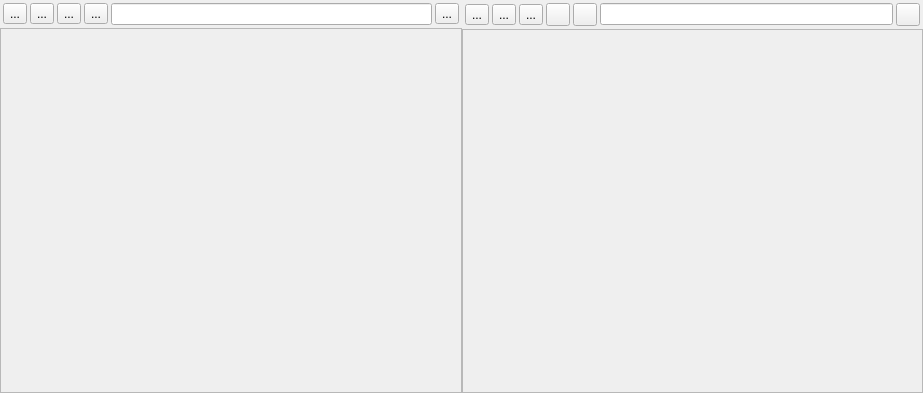
<?xml version="1.0" encoding="UTF-8"?>
<ui version="4.0">
 <class>QWoSftpWidget</class>
 <widget class="QWidget" name="QWoSftpWidget">
  <property name="geometry">
   <rect>
    <x>0</x>
    <y>0</y>
    <width>923</width>
    <height>393</height>
   </rect>
  </property>
  <property name="windowTitle">
   <string>Form</string>
  </property>
  <layout class="QHBoxLayout" name="horizontalLayout_3">
   <property name="spacing">
    <number>0</number>
   </property>
   <property name="leftMargin">
    <number>0</number>
   </property>
   <property name="topMargin">
    <number>0</number>
   </property>
   <property name="rightMargin">
    <number>0</number>
   </property>
   <property name="bottomMargin">
    <number>0</number>
   </property>
   <item>
    <widget class="QWidget" name="localArea" native="true">
     <layout class="QVBoxLayout" name="verticalLayout_2">
      <property name="spacing">
       <number>0</number>
      </property>
      <property name="leftMargin">
       <number>0</number>
      </property>
      <property name="topMargin">
       <number>0</number>
      </property>
      <property name="rightMargin">
       <number>0</number>
      </property>
      <property name="bottomMargin">
       <number>0</number>
      </property>
      <item>
       <layout class="QHBoxLayout" name="horizontalLayout">
        <property name="spacing">
         <number>3</number>
        </property>
        <property name="leftMargin">
         <number>3</number>
        </property>
        <property name="topMargin">
         <number>3</number>
        </property>
        <property name="rightMargin">
         <number>3</number>
        </property>
        <property name="bottomMargin">
         <number>3</number>
        </property>
        <item>
         <widget class="QToolButton" name="btnLocalHome">
          <property name="text">
           <string>...</string>
          </property>
          <property name="icon">
           <iconset resource="qwoterm.qrc">
            <normaloff>:/woterm/resource/skin/home.png</normaloff>:/woterm/resource/skin/home.png</iconset>
          </property>
         </widget>
        </item>
        <item>
         <widget class="QToolButton" name="btnLocalBack">
          <property name="text">
           <string>...</string>
          </property>
          <property name="icon">
           <iconset resource="qwoterm.qrc">
            <normaloff>:/woterm/resource/skin/back.png</normaloff>:/woterm/resource/skin/back.png</iconset>
          </property>
         </widget>
        </item>
        <item>
         <widget class="QToolButton" name="btnLocalForward">
          <property name="text">
           <string>...</string>
          </property>
          <property name="icon">
           <iconset resource="qwoterm.qrc">
            <normaloff>:/woterm/resource/skin/forward.png</normaloff>:/woterm/resource/skin/forward.png</iconset>
          </property>
         </widget>
        </item>
        <item>
         <widget class="QToolButton" name="btnLocalReload">
          <property name="text">
           <string>...</string>
          </property>
          <property name="icon">
           <iconset resource="qwoterm.qrc">
            <normaloff>:/woterm/resource/skin/reload.png</normaloff>:/woterm/resource/skin/reload.png</iconset>
          </property>
         </widget>
        </item>
        <item>
         <widget class="QLineEdit" name="localPath">
          <property name="readOnly">
           <bool>true</bool>
          </property>
         </widget>
        </item>
        <item>
         <widget class="QToolButton" name="btnLocalBrowser">
          <property name="text">
           <string>...</string>
          </property>
          <property name="icon">
           <iconset resource="qwoterm.qrc">
            <normaloff>:/woterm/resource/skin/dirs.png</normaloff>:/woterm/resource/skin/dirs.png</iconset>
          </property>
         </widget>
        </item>
       </layout>
      </item>
      <item>
       <widget class="QFrame" name="localFrame">
        <property name="sizePolicy">
         <sizepolicy hsizetype="Preferred" vsizetype="MinimumExpanding">
          <horstretch>0</horstretch>
          <verstretch>0</verstretch>
         </sizepolicy>
        </property>
        <property name="frameShape">
         <enum>QFrame::StyledPanel</enum>
        </property>
        <property name="frameShadow">
         <enum>QFrame::Raised</enum>
        </property>
       </widget>
      </item>
     </layout>
    </widget>
   </item>
   <item>
    <widget class="QWidget" name="remoteArea" native="true">
     <layout class="QVBoxLayout" name="verticalLayout">
      <property name="spacing">
       <number>0</number>
      </property>
      <property name="leftMargin">
       <number>0</number>
      </property>
      <property name="topMargin">
       <number>0</number>
      </property>
      <property name="rightMargin">
       <number>0</number>
      </property>
      <property name="bottomMargin">
       <number>0</number>
      </property>
      <item>
       <layout class="QHBoxLayout" name="horizontalLayout_2">
        <property name="spacing">
         <number>3</number>
        </property>
        <property name="leftMargin">
         <number>3</number>
        </property>
        <property name="topMargin">
         <number>3</number>
        </property>
        <property name="rightMargin">
         <number>3</number>
        </property>
        <property name="bottomMargin">
         <number>3</number>
        </property>
        <item>
         <widget class="QToolButton" name="btnTransfer">
          <property name="text">
           <string>...</string>
          </property>
          <property name="icon">
           <iconset resource="qwoterm.qrc">
            <normaloff>:/woterm/resource/skin/transfer3.png</normaloff>:/woterm/resource/skin/transfer3.png</iconset>
          </property>
         </widget>
        </item>
        <item>
         <widget class="QToolButton" name="btnRemoteHome">
          <property name="toolTip">
           <string>Return to Home Directory</string>
          </property>
          <property name="text">
           <string>...</string>
          </property>
          <property name="icon">
           <iconset resource="qwoterm.qrc">
            <normaloff>:/woterm/resource/skin/home.png</normaloff>:/woterm/resource/skin/home.png</iconset>
          </property>
         </widget>
        </item>
        <item>
         <widget class="QToolButton" name="btnRemoteBack">
          <property name="toolTip">
           <string>Return to the parent directory</string>
          </property>
          <property name="text">
           <string>...</string>
          </property>
          <property name="icon">
           <iconset resource="../kxftp/qkxftp.qrc">
            <normaloff>:/kxftp/resource/skin/back.png</normaloff>:/kxftp/resource/skin/back.png</iconset>
          </property>
         </widget>
        </item>
        <item>
         <widget class="QToolButton" name="btnRemoteForward">
          <property name="toolTip">
           <string>Enter the current directory</string>
          </property>
          <property name="text">
           <string/>
          </property>
          <property name="icon">
           <iconset resource="../kxftp/qkxftp.qrc">
            <normaloff>:/kxftp/resource/skin/forward.png</normaloff>:/kxftp/resource/skin/forward.png</iconset>
          </property>
         </widget>
        </item>
        <item>
         <widget class="QToolButton" name="btnRemoteReload">
          <property name="toolTip">
           <string>Refresh the current directory</string>
          </property>
          <property name="text">
           <string/>
          </property>
          <property name="icon">
           <iconset resource="qwoterm.qrc">
            <normaloff>:/woterm/resource/skin/reload.png</normaloff>:/woterm/resource/skin/reload.png</iconset>
          </property>
         </widget>
        </item>
        <item>
         <widget class="QLineEdit" name="remotePath">
          <property name="readOnly">
           <bool>true</bool>
          </property>
         </widget>
        </item>
        <item>
         <widget class="QToolButton" name="btnFollow">
          <property name="text">
           <string/>
          </property>
          <property name="icon">
           <iconset resource="qwoterm.qrc">
            <normaloff>:/woterm/resource/skin/select.png</normaloff>:/woterm/resource/skin/select.png</iconset>
          </property>
         </widget>
        </item>
       </layout>
      </item>
      <item>
       <widget class="QFrame" name="remoteFrame">
        <property name="sizePolicy">
         <sizepolicy hsizetype="Preferred" vsizetype="MinimumExpanding">
          <horstretch>0</horstretch>
          <verstretch>0</verstretch>
         </sizepolicy>
        </property>
        <property name="frameShape">
         <enum>QFrame::StyledPanel</enum>
        </property>
        <property name="frameShadow">
         <enum>QFrame::Raised</enum>
        </property>
       </widget>
      </item>
     </layout>
    </widget>
   </item>
  </layout>
 </widget>
 <resources>
  <include location="../kxftp/qkxftp.qrc"/>
  <include location="qwoterm.qrc"/>
 </resources>
 <connections/>
</ui>
